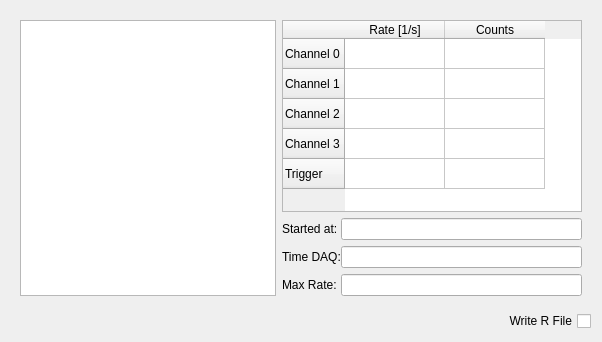
      <widget class="QWidget" name="tab_Rates">
       <attribute name="title">
        <string>Rates</string>
       </attribute>
       <layout class="QVBoxLayout" name="verticalLayout_2">
        <item>
         <layout class="QHBoxLayout" name="horizontalLayout_4">
          <item>
           <widget class="QWidget" name="widget" native="true">
            <property name="minimumSize">
             <size>
              <width>500</width>
              <height>0</height>
             </size>
            </property>
            <layout class="QHBoxLayout" name="horizontalLayout_19">
             <item>
              <widget class="QTableView" name="tableView_2">
               <property name="sizePolicy">
                <sizepolicy hsizetype="Expanding" vsizetype="Expanding">
                 <horstretch>1</horstretch>
                 <verstretch>0</verstretch>
                </sizepolicy>
               </property>
              </widget>
             </item>
             <item>
              <layout class="QVBoxLayout" name="verticalLayout_20">
               <property name="spacing">
                <number>6</number>
               </property>
               <property name="sizeConstraint">
                <enum>QLayout::SetMinimumSize</enum>
               </property>
               <property name="bottomMargin">
                <number>0</number>
               </property>
               <item>
                <widget class="QTableWidget" name="tableWidget">
                 <property name="sizePolicy">
                  <sizepolicy hsizetype="Fixed" vsizetype="MinimumExpanding">
                   <horstretch>0</horstretch>
                   <verstretch>0</verstretch>
                  </sizepolicy>
                 </property>
                 <property name="minimumSize">
                  <size>
                   <width>300</width>
                   <height>0</height>
                  </size>
                 </property>
                 <property name="maximumSize">
                  <size>
                   <width>400</width>
                   <height>16777215</height>
                  </size>
                 </property>
                 <property name="layoutDirection">
                  <enum>Qt::LeftToRight</enum>
                 </property>
                 <row>
                  <property name="text">
                   <string>Channel 0</string>
                  </property>
                 </row>
                 <row>
                  <property name="text">
                   <string>Channel 1</string>
                  </property>
                 </row>
                 <row>
                  <property name="text">
                   <string>Channel 2</string>
                  </property>
                 </row>
                 <row>
                  <property name="text">
                   <string>Channel 3</string>
                  </property>
                 </row>
                 <row>
                  <property name="text">
                   <string>Trigger</string>
                  </property>
                 </row>
                 <column>
                  <property name="text">
                   <string>Rate [1/s]</string>
                  </property>
                 </column>
                 <column>
                  <property name="text">
                   <string>Counts</string>
                  </property>
                 </column>
                </widget>
               </item>
               <item>
                <layout class="QGridLayout" name="gridLayout_9">
                 <property name="horizontalSpacing">
                  <number>0</number>
                 </property>
                 <item row="0" column="0">
                  <widget class="QLabel" name="label_32">
                   <property name="text">
                    <string>Started at:</string>
                   </property>
                  </widget>
                 </item>
                 <item row="1" column="2">
                  <widget class="QLineEdit" name="lineEdit_6">
                   <property name="sizePolicy">
                    <sizepolicy hsizetype="MinimumExpanding" vsizetype="Fixed">
                     <horstretch>0</horstretch>
                     <verstretch>0</verstretch>
                    </sizepolicy>
                   </property>
                  </widget>
                 </item>
                 <item row="1" column="0">
                  <widget class="QLabel" name="label_33">
                   <property name="text">
                    <string>Time DAQ:</string>
                   </property>
                  </widget>
                 </item>
                 <item row="0" column="2">
                  <widget class="QLineEdit" name="lineEdit_7">
                   <property name="sizePolicy">
                    <sizepolicy hsizetype="MinimumExpanding" vsizetype="Fixed">
                     <horstretch>0</horstretch>
                     <verstretch>0</verstretch>
                    </sizepolicy>
                   </property>
                  </widget>
                 </item>
                 <item row="2" column="0">
                  <widget class="QLabel" name="label_34">
                   <property name="text">
                    <string>Max Rate:</string>
                   </property>
                  </widget>
                 </item>
                 <item row="2" column="2">
                  <widget class="QLineEdit" name="lineEdit_8">
                   <property name="sizePolicy">
                    <sizepolicy hsizetype="MinimumExpanding" vsizetype="Fixed">
                     <horstretch>0</horstretch>
                     <verstretch>0</verstretch>
                    </sizepolicy>
                   </property>
                  </widget>
                 </item>
                </layout>
               </item>
              </layout>
             </item>
            </layout>
           </widget>
          </item>
         </layout>
        </item>
        <item>
         <layout class="QHBoxLayout" name="horizontalLayout_5">
          <item>
           <spacer name="horizontalSpacer_3">
            <property name="orientation">
             <enum>Qt::Horizontal</enum>
            </property>
            <property name="sizeHint" stdset="0">
             <size>
              <width>40</width>
              <height>20</height>
             </size>
            </property>
           </spacer>
          </item>
          <item>
           <widget class="QCheckBox" name="checkBox_5">
            <property name="layoutDirection">
             <enum>Qt::RightToLeft</enum>
            </property>
            <property name="text">
             <string>Write R File</string>
            </property>
           </widget>
          </item>
         </layout>
        </item>
       </layout>
      </widget>
